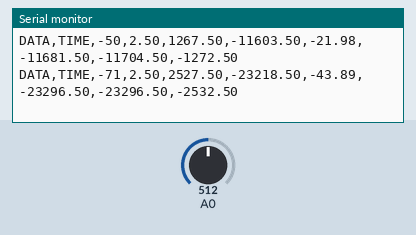
A sketch run on a simulated Arduino Uno, built with avr-gcc and run on an emulated ATmega328P. Parts: the last lines printed to the serial monitor. The inputs (shaded band) are chosen by the test bench; at power-on: A0 = 512.

Above: at 1.3 s.
1.4 s: A0 set to 716
At 1.9 s:
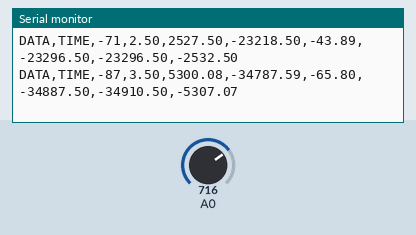
2.9 s: A0 set to 900
At 3.4 s:
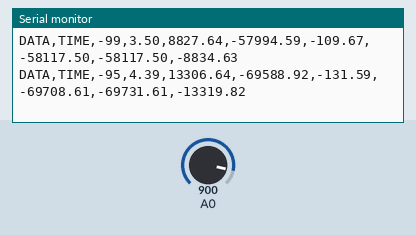
Timing chart, 0 to 5.9 s (numbered marks = the images above; inputs shaded):
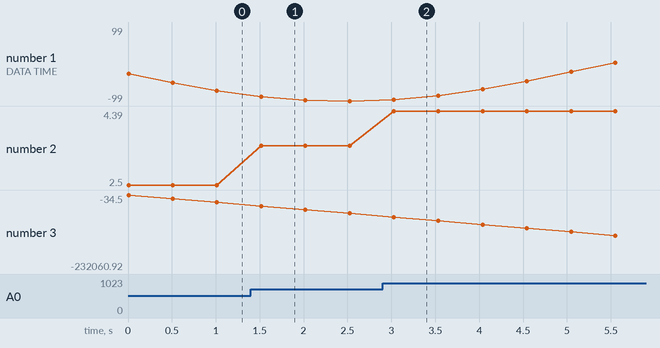

The sketch:

exceltest_01.ino
```cpp
unsigned long int milli_time;    //variable to hold the time
float voltage;         //variable to hold the voltage form A0
void setup() {
  Serial.begin(128000);               //Fastest baudrate
  Serial.println("CLEARDATA");        //This string is defined as a
                                      // commmand for the Excel VBA
                                      // to clear all the rows and columns
  Serial.println("LABEL,Computer Time, Sinus (Wave),Volt, Volt1, Volt2, Volt3, Volt4, Volt5, Volt6");
                                      //LABEL command creates label for
                                      // columns in the first row with bold font
}

int x = 0;
int y = 0;
void loop() {
  x++;
  y = 100*sin(50*x);
  voltage = 5.0 * analogRead(A0) / 1024.0;
  Serial.print("DATA,TIME,");
  Serial.print(y);
  Serial.print(",");
  Serial.print(voltage);
  Serial.print(",");
  Serial.print(voltage * millis());
  Serial.print(",");
  Serial.print((voltage-millis())*23);
  Serial.print(",");
  Serial.print((voltage-millis())/23);
  Serial.print(",");
  Serial.print(voltage-millis()*23);
  Serial.print(",");
  Serial.print(voltage-millis()*23);
  Serial.print(",");
  Serial.println(voltage-millis()*voltage);

  delay(500);                    //Take samples every one second
}
```

Measured:
- after the input at 1.4 s, the serial monitor: prints a new line after 0.12 s (image 1)
- after the input at 2.9 s, the serial monitor: prints a new line after 0.13 s (image 2)
- plotted number 2: 2.5 → 3.5 after the input at 1.4 s, 3.5 → 4.39 after the input at 2.9 s
- plotted number 3: -23218.5 → -57994.59 after the input at 1.4 s, -57994.59 → -232060.92 after the input at 2.9 s
